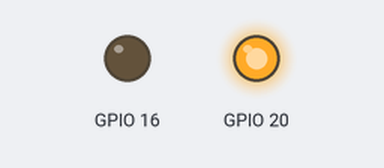
Simulated run of this program. Board: Raspberry Pi (BCM pin numbers). On the bench: output pins drawn as LEDs (lit = HIGH). Pins used as bus, display or sensor lines are not drawn.

Above: at 0.1 s.
Timing chart, 0 to 1.6 s (numbered marks = the images above):
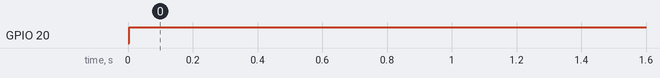

Measured:
- by itself, GPIO 20: LOW → HIGH at 0.00 s

The program:

single.py
```python
from time import perf_counter

import pigpio

from stepper import Stepper

pi = pigpio.pi()
if not pi.connected:
    exit()

try:
    # look into negative velocity bug?
    #   stepper.set_velocity_setpoint(-1000)
    #   stepper.set_acceleration(500)
    stepper = Stepper(pi, 16, 20, 21, 2000, 5000)
    state = 0
    #stepper2 = Stepper(pi, 13, 19, 26)
    #stepper2.set_velocity_setpoint(4000)

    pairs = [
        (1000, 1),
        (0, 5)]

    prev_time = perf_counter()

    while True:
        v, t = pairs[state % len(pairs)]
        stepper.set_velocity_setpoint(v)

        curr_time = perf_counter()
        if curr_time - prev_time >= t:
            state += 1
            prev_time = curr_time

        stepper.run()

except KeyboardInterrupt:
    print("\nExiting...")
     # TODO: Switch ENA back to high

finally:
    pi.write(16, 1)
    print("done")
```

stepper.py
```python
import math
import time
import numpy as np

import pigpio

class Stepper:
    """Control stepper motor on Raspberry Pi."""

    DIRECTION_CCW = 0
    DIRECTION_CW = 1
    STEPS_PER_REV = 51200.0

    def __init__(self, pigpiod, ena_pin, dir_pin, step_pin, accel_max, velocity_max):
        self.pi = pigpiod

        # GPIO pin numbers (BCM)
        self.ena_pin = ena_pin
        self.dir_pin = dir_pin
        self.step_pin = step_pin

        self.accel_max = accel_max
        self.velocity_max = velocity_max

        # All in terms of steps
        self.position = 0
        self.velocity = 0.0
        self.velocity_setpoint = 1.0
        self.acceleration = 1.0
        self.dir = Stepper.DIRECTION_CW

        self._is_initialized = False
        self.last_step_time = 0.0
        self.last_run_time = 0.0

        self.pi.set_mode(self.step_pin, pigpio.OUTPUT)
        self.pi.set_mode(self.dir_pin, pigpio.OUTPUT)
        self.pi.set_mode(self.ena_pin, pigpio.OUTPUT)
        self.pi.write(self.ena_pin, 0)  # Enable is active low.

    @property
    def accel_max_rad(self):
        return self._to_radians(self.accel_max)

    @property
    def velocity_max_rad(self):
        return self._to_radians(self.velocity_max)

    @property
    def position_rad(self):
        return self._to_radians(self.position)

    @property
    def velocity_rad(self):
        return self._to_radians(self.velocity)

    def run(self):
        """Polling function that runs at most one step per call, none if step distance has not been reached."""

        curr_time = time.perf_counter()
        dt_run = curr_time - self.last_run_time
        self.last_run_time = curr_time

        if not self._is_initialized:
            self._is_initialized = True
            return

        self.velocity = (min if self.acceleration > 0.0 else max)(
            self.velocity + self.acceleration * dt_run,
            self.velocity_setpoint)
        self.dir = (Stepper.DIRECTION_CW if self.velocity > 0.0 else
            Stepper.DIRECTION_CCW)

        dt_step = curr_time - self.last_step_time
        distance = abs(self.velocity * dt_step)

        # Step distance not reached
        if distance < 1.0:
            return

        self._step()
        self.position += 1 if self.velocity > 0.0 else -1
        self.last_step_time = curr_time

    def set_velocity_setpoint_rad(self, velocity):
        """Set velocity that motors will accelerate/deaccelerate to, in radians."""
        self.set_velocity_setpoint(self._to_steps(velocity))

    def set_velocity_setpoint(self, velocity):
        accel_sign = np.sign(velocity - self.velocity)
        self.acceleration = accel_sign * self.accel_max
        self.velocity_setpoint = max(min(velocity, self.velocity_max), -self.velocity_max)
        # self.velocity_setpoint = np.clip(velocity, -self.velocity_max, self.velocity_max) # why is this ~50us slower?

    def _step(self):
        """Performs a step with pulse of minimal width."""
        self.pi.write(self.dir_pin, self.dir)
        self.pi.gpio_trigger(self.step_pin, 50, 1)

    def _to_radians(self, steps):
        """Converts steps to radians based on step size of motor driver."""
        radians = steps * 2 * math.pi / Stepper.STEPS_PER_REV
        return radians

    def _to_steps(self, radians):
        """Converts radians to steps."""
        steps = radians * Stepper.STEPS_PER_REV / (2 * math.pi)
        return steps

    def enable_off(self):
        self.pi.write(self.ena_pin, 1)

# TODO: drive faster! (switch modes?)
```
